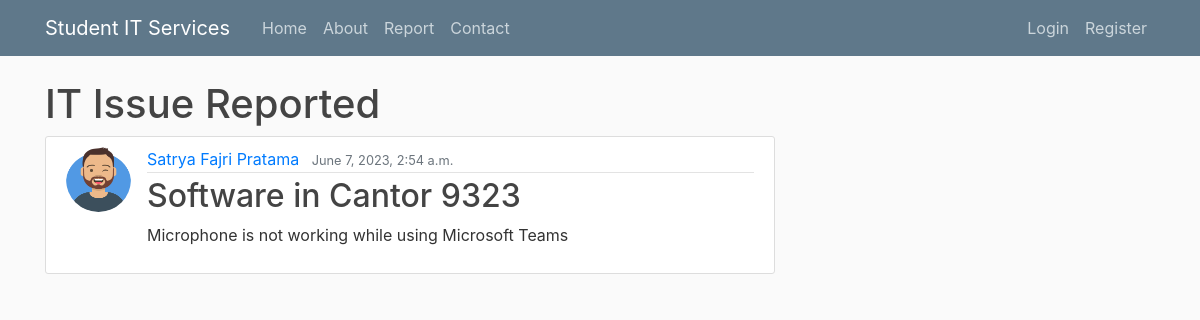
The page /issue/2 on the database its author committed.
### itreporting/models.py (models this page shows, shortened)
class Issue(models.Model):
    type = models.CharField(max_length = 100, choices = [('Hardware', 'Hardware'), ('Software', 'Software')])
    room = models.CharField(max_length = 100)
    urgent = models.BooleanField(default = False)
    details = models.TextField()
    date_submitted = models.DateTimeField(default = timezone.now)
    author = models.ForeignKey(User, on_delete = models.CASCADE)

### users/models.py (models this page shows)
class Profile(models.Model):
    user = models.OneToOneField(User, null = True, on_delete = models.CASCADE)
    image = models.ImageField(default = 'default.png', upload_to = 'profile_pics')
    def __str__(self):
        return f'{self.user.first_name} {self.user.last_name}'

### itreporting/views.py (the view)
# urls.py: path('issue/<int:pk>', PostDetailView.as_view(), name = 'issue-detail'),
class PostDetailView(DetailView):
	model = Issue

### itreporting/templates/itreporting/issue_detail.html (shortened to what this page needs)
{% extends "itreporting/base.html" %}
{% block content %}
    <h1>IT Issue Reported</h1>
    <article class="media content-section">
        <img class="rounded-circle article-img" src="{{ object.author.profile.image.url }}"/>
        <div class="media-body">
            <div class="article-metadata">
                <a class="mr-2" href="{% url 'itreporting:user-issues' object.author.username %}">{{ object.author.profile }}</a>
                <small class="text-muted">{{ object.date_submitted }}</small>
            </div>
            <h2>{{ object.type }} in {{ object.room }}</h2>
            <p class="article-content">{{ object.details }}</p>
        </div>
    </article>
{% endblock content %}

### itreporting/static/css/styles.css (style rules this page uses)
html { position: relative; min-height: 100%; }
body { background: #fafafa; color: #333333; margin-top: 5rem; margin-bottom: 50px; }
h1, h2, h3, h4, h5, h6 { color: #444444; }
.content-section { background: #ffffff; padding: 10px 20px; border: 1px solid #dddddd; border-radius: 3px; margin-bottom: 20px; }
.article-content { white-space: pre-line; }
.article-img { height: 65px; width: 65px; margin-right: 16px; }
.article-metadata { padding-bottom: 1px; margin-bottom: 4px; border-bottom: 1px solid #e3e3e3 }

### rows shown on the page
Issue: author.profile.image (picture), author.profile "Satrya Fajri Pratama", date_submitted "June 7, 2023, 2:54 a.m.", type "Software", room "Cantor 9323", details "Microphone is not working while using Microsoft Teams"
